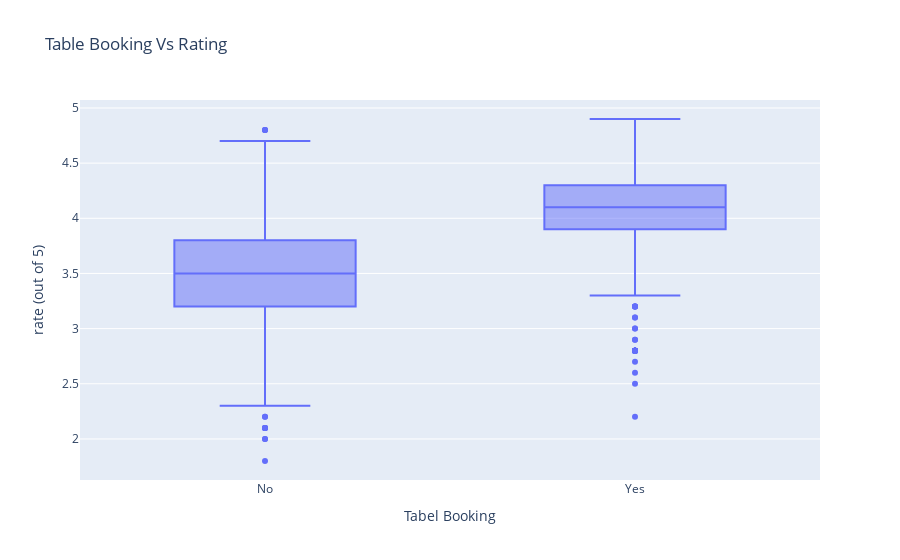

The cell this chart's notebook holds for it:
### Markdown cell above
# Table booking vs Rating

### Code cell
fig = px.box(zo, x='table booking', y='rate (out of 5)',
            labels={'table booking': 'Tabel Booking', 'rate (lout of 5)': 'Rating (Out of 5)'},
            title= 'Table Booking Vs Rating')
fig.show()

### Figure 1 — Plotly figure (JSON) as saved in the notebook; plotly's stock layout.template omitted (floating-point values rounded to 4 significant figures; data arrays with more than 128 entries replaced by an {"elided": "..."} marker saying what was removed)
{"data": [{"alignmentgroup": "True", "hovertemplate": "Tabel Booking=%{x}<br>rate (out of 5)=%{y}<extra></extra>", "legendgroup": "", "marker": {"color": "#636efa"}, "name": "", "notched": false, "offsetgroup": "", "orientation": "v", "showlegend": false, "type": "box", "x": {"elided": "7105 str values"}, "x0": " ", "xaxis": "x", "y": {"elided": "7105 float values"}, "y0": " ", "yaxis": "y"}], "layout": {"boxmode": "group", "legend": {"tracegroupgap": 0}, "title": {"text": "Table Booking Vs Rating"}, "xaxis": {"anchor": "y", "domain": [0, 1], "title": {"text": "Tabel Booking"}}, "yaxis": {"anchor": "x", "domain": [0, 1], "title": {"text": "rate (out of 5)"}}}}
